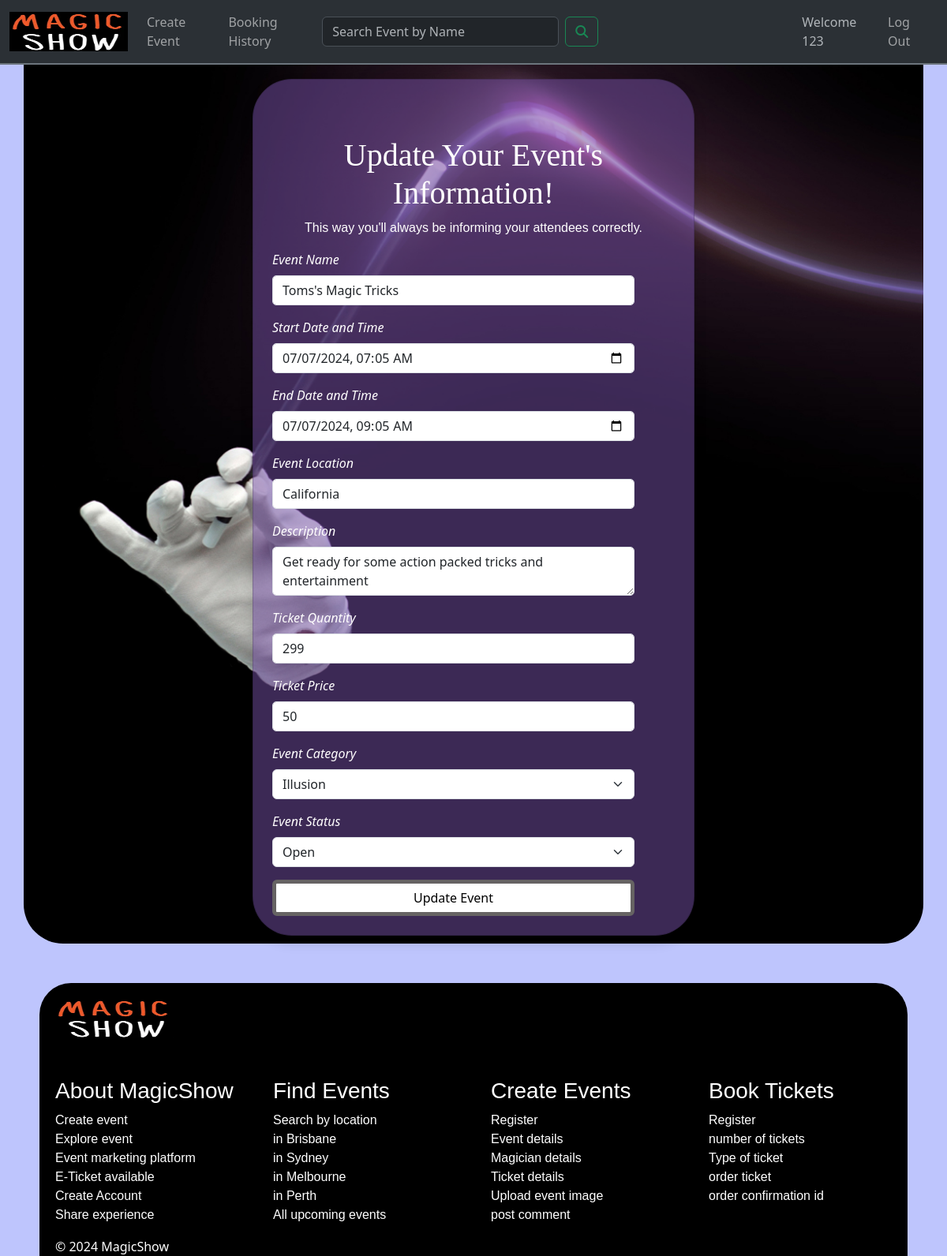
/events/edit/4 (signed in), run on an earlier commit of the app's database.
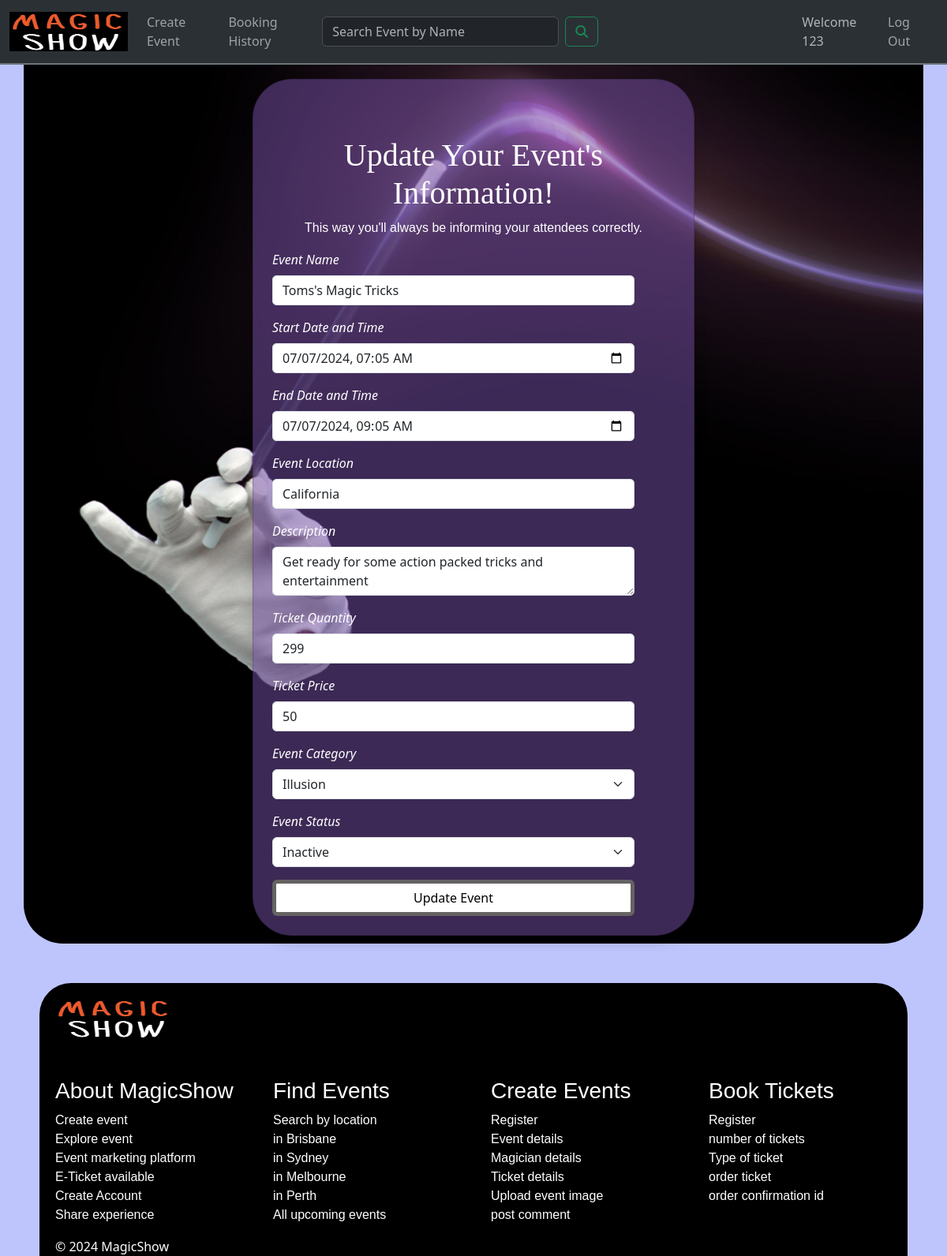
And on a later commit of the database.
### website/models.py (models this page shows, shortened)
class Event(db.Model):
    __tablename__ = 'events'
    id = db.Column(db.Integer, primary_key=True, nullable=False)
    userid = db.Column(db.Integer, db.ForeignKey('users.id'))
    eventName = db.Column(db.String(80))
    eventstartDateTime = db.Column(db.DateTime, nullable=False)
    eventendDateTime = db.Column(db.DateTime, nullable=False)
    eventType = db.Column(db.String(50))
    eventLocation = db.Column(db.String(200))
    description = db.Column(db.String(200))
    ticketQuantity = db.Column(db.Integer)
    ticketsAvailable = db.Column(db.Integer)
    ticketPrice = db.Column(db.Float)
    eventImage = db.Column(db.String(400))
    eventType = db.Column(db.String(50), nullable=False)
    eventStatus = db.Column(db.String(10), nullable=False, default='Open')
    bookings = db.relationship('Booking', backref='event', cascade="all, delete-orphan")
    comments = db.relationship('Comment', backref='event', cascade="all, delete-orphan")

### website/events.py (the view, shortened to what this page needs)
@eventbp.route('/edit/<int:eventid>', methods=['GET', 'POST'])
@login_required
def edit_event(eventid):
    event = Event.query.get_or_404(eventid)
    if current_user.id != event.userid:
        flash('You do not have permission to edit this event.', 'danger')
        return redirect(url_for('event.show', id=event.id))
    form = EditForm(obj=event)  # Pre-fill form with event data on GET
    return render_template('events/edit.html', form=form, eventid=eventid)

### website/forms.py
class EditForm(FlaskForm):
    eventName = StringField('Event Name', validators=[InputRequired(), Length(max=80)])
    eventstartDateTime = DateTimeLocalField('Start Date and Time', validators=[InputRequired()])
    eventendDateTime = DateTimeLocalField('End Date and Time', validators=[InputRequired()])
    eventLocation = StringField('Event Location', validators=[InputRequired(), Length(max=200)])
    description = TextAreaField('Description', validators=[InputRequired(), Length(max=500)])
    ticketQuantity = IntegerField('Ticket Quantity', validators=[InputRequired(), NumberRange(min=1)])
    ticketPrice = IntegerField('Ticket Price', validators=[InputRequired(), NumberRange(min=0)])
    eventType = SelectField('Event Category', choices=[('Illusion', 'Illusion'), ('Comedy', 'Comedy'), ('Levitation', 'Levitation'), ('Transformation', 'Transformation'), ('Mentalism', 'Mentalism'), ('Penetration', 'Penetration')], validators=[InputRequired()])
    eventStatus = SelectField(' Event Status', choices=[('Open', 'Open'), ('Cancelled', 'Cancelled'), ('Sold Out', 'Sold Out'),('Inactive', 'Inactive')], validators=[InputRequired()])
    submit = SubmitField('Update Event')

### website/templates/events/edit.html
{% extends 'base.html' %}
{% from 'bootstrap5/form.html' import render_form %}
{% block content %}
<div class="container d-flex justify-content-center align-items-center" style="min-height: 100vh; padding-top: 100px;" id="login1">
  <div class="col-md-6">
      <div class="card shadow p-4" id="userform-card">
            <br><br>
            <h1 class="text-center">Update Your Event's Information!</h1>
            <p class="text-center">This way you'll always be informing your attendees correctly.</p>
            {{ render_form(form) }}
        </div>
    </div>
</div>
{% endblock %}

What changed in the data, as far as the page shows it:
changed Event "Toms's Magic Tricks": eventStatus "Open" → "Inactive"
